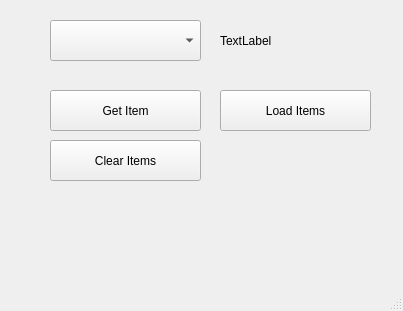
<?xml version="1.0" encoding="UTF-8"?>
<ui version="4.0">
 <class>MainWindow</class>
 <widget class="QMainWindow" name="MainWindow">
  <property name="geometry">
   <rect>
    <x>0</x>
    <y>0</y>
    <width>403</width>
    <height>311</height>
   </rect>
  </property>
  <property name="windowTitle">
   <string>MainWindow</string>
  </property>
  <widget class="QWidget" name="centralwidget">
   <widget class="QComboBox" name="cbSehirler">
    <property name="geometry">
     <rect>
      <x>50</x>
      <y>20</y>
      <width>151</width>
      <height>41</height>
     </rect>
    </property>
   </widget>
   <widget class="QLabel" name="lblResult">
    <property name="geometry">
     <rect>
      <x>220</x>
      <y>20</y>
      <width>141</width>
      <height>41</height>
     </rect>
    </property>
    <property name="text">
     <string>TextLabel</string>
    </property>
   </widget>
   <widget class="QPushButton" name="btnGetItem">
    <property name="geometry">
     <rect>
      <x>50</x>
      <y>90</y>
      <width>151</width>
      <height>41</height>
     </rect>
    </property>
    <property name="text">
     <string>Get Item</string>
    </property>
   </widget>
   <widget class="QPushButton" name="btnLoadItems">
    <property name="geometry">
     <rect>
      <x>220</x>
      <y>90</y>
      <width>151</width>
      <height>41</height>
     </rect>
    </property>
    <property name="text">
     <string>Load Items</string>
    </property>
   </widget>
   <widget class="QPushButton" name="btnClear">
    <property name="geometry">
     <rect>
      <x>50</x>
      <y>140</y>
      <width>151</width>
      <height>41</height>
     </rect>
    </property>
    <property name="text">
     <string>Clear Items</string>
    </property>
   </widget>
  </widget>
  <widget class="QMenuBar" name="menubar">
   <property name="geometry">
    <rect>
     <x>0</x>
     <y>0</y>
     <width>403</width>
     <height>18</height>
    </rect>
   </property>
  </widget>
  <widget class="QStatusBar" name="statusbar"/>
 </widget>
 <resources/>
 <connections/>
</ui>
